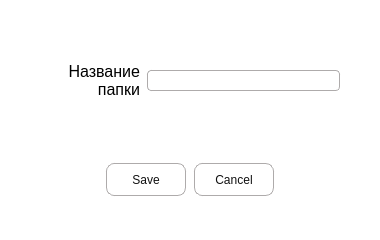
<?xml version="1.0" encoding="UTF-8"?>
<ui version="4.0">
 <class>add_folder_dialog</class>
 <widget class="QDialog" name="add_folder_dialog">
  <property name="geometry">
   <rect>
    <x>0</x>
    <y>0</y>
    <width>380</width>
    <height>240</height>
   </rect>
  </property>
  <property name="minimumSize">
   <size>
    <width>380</width>
    <height>240</height>
   </size>
  </property>
  <property name="maximumSize">
   <size>
    <width>380</width>
    <height>300</height>
   </size>
  </property>
  <property name="windowTitle">
   <string>Создание папки</string>
  </property>
  <property name="styleSheet">
   <string notr="true">QDialog{
background-color: rgb(255, 255, 255);
}

QWidget{
background-color: rgb(255, 255, 255);
}

QFrame{
	border-color: rgb(245, 242, 242);
background-color: rgb(255, 255, 255);
}

QPushButton{
	width: 70px;
	height: 23px;
	color: rgb(17,17,17);
	border-width: 1px;
	border-radius: 8px;
	border-color: rgb(174, 171, 171);
	border-style: solid;
	background-color: rgb(255, 255, 255);
	margin: 1px;
	padding: 4px;
}

QPushButton:hover{
	width: 70px;
	height: 23px;
	color: rgb(17,17,17);
	border-width: 1px;
	border-radius: 8px;
	border-color: rgb(174, 171, 171);
	border-style: solid;
	background-color: rgb(249, 247, 247);
	margin: 1px;
	padding: 2px;
}

QLineEdit{
	border-width: 1px;
	border-radius: 4px;
	border-style: solid;
	border-color: rgb(174, 171, 171);
	margin: 1px;
	padding: 2px;
	background-color: rgb(255, 255, 255);
}

</string>
  </property>
  <widget class="QDialogButtonBox" name="buttonBox">
   <property name="geometry">
    <rect>
     <x>0</x>
     <y>150</y>
     <width>380</width>
     <height>60</height>
    </rect>
   </property>
   <property name="orientation">
    <enum>Qt::Horizontal</enum>
   </property>
   <property name="standardButtons">
    <set>QDialogButtonBox::Cancel|QDialogButtonBox::Save</set>
   </property>
   <property name="centerButtons">
    <bool>true</bool>
   </property>
  </widget>
  <widget class="QWidget" name="horizontalLayoutWidget">
   <property name="geometry">
    <rect>
     <x>40</x>
     <y>30</y>
     <width>301</width>
     <height>101</height>
    </rect>
   </property>
   <layout class="QHBoxLayout" name="horizontalLayout">
    <item>
     <widget class="QLabel" name="name_folder_label">
      <property name="sizePolicy">
       <sizepolicy hsizetype="Fixed" vsizetype="Fixed">
        <horstretch>0</horstretch>
        <verstretch>0</verstretch>
       </sizepolicy>
      </property>
      <property name="minimumSize">
       <size>
        <width>100</width>
        <height>0</height>
       </size>
      </property>
      <property name="maximumSize">
       <size>
        <width>220</width>
        <height>40</height>
       </size>
      </property>
      <property name="font">
       <font>
        <family>MS Shell Dlg 2</family>
        <pointsize>12</pointsize>
       </font>
      </property>
      <property name="layoutDirection">
       <enum>Qt::LeftToRight</enum>
      </property>
      <property name="text">
       <string>Название папки</string>
      </property>
      <property name="alignment">
       <set>Qt::AlignRight|Qt::AlignTrailing|Qt::AlignVCenter</set>
      </property>
      <property name="wordWrap">
       <bool>true</bool>
      </property>
      <property name="margin">
       <number>3</number>
      </property>
     </widget>
    </item>
    <item>
     <widget class="QLineEdit" name="name_folder">
      <property name="sizePolicy">
       <sizepolicy hsizetype="Fixed" vsizetype="Fixed">
        <horstretch>3</horstretch>
        <verstretch>0</verstretch>
       </sizepolicy>
      </property>
      <property name="minimumSize">
       <size>
        <width>0</width>
        <height>0</height>
       </size>
      </property>
      <property name="maximumSize">
       <size>
        <width>10000</width>
        <height>23</height>
       </size>
      </property>
     </widget>
    </item>
   </layout>
  </widget>
 </widget>
 <resources/>
 <connections/>
</ui>
